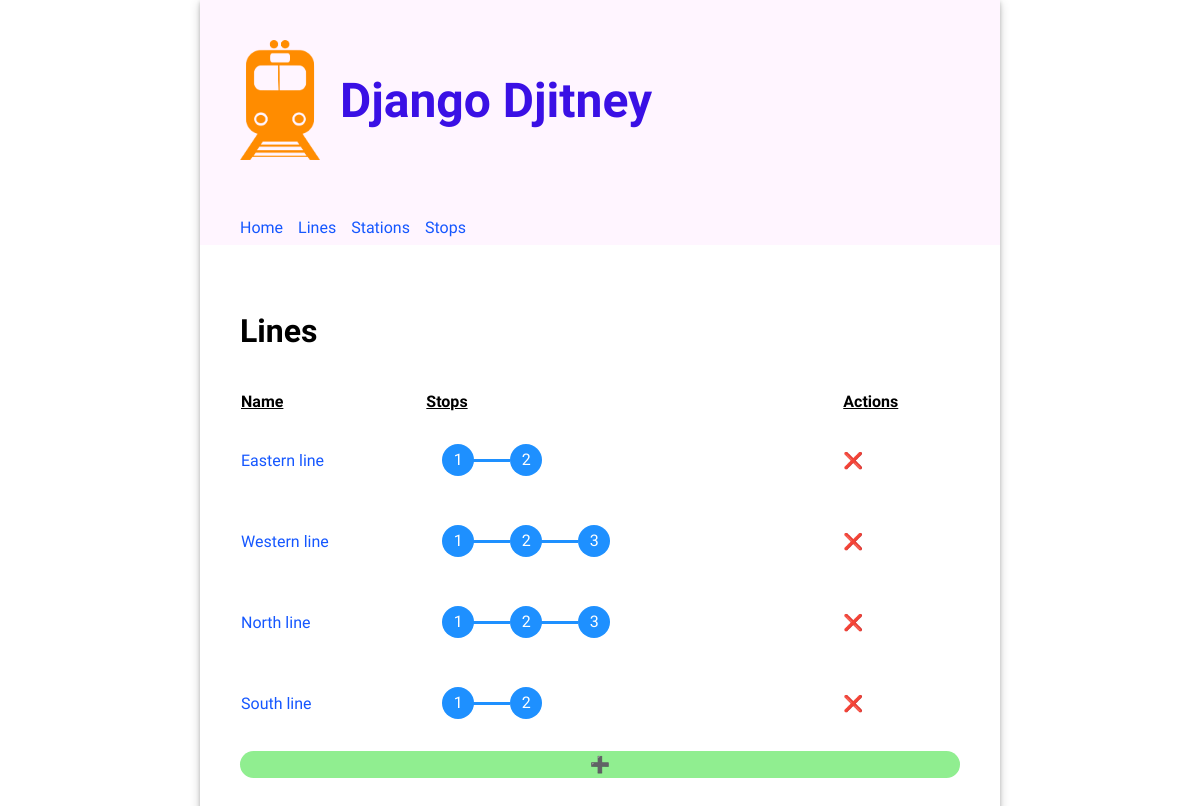
The app's page /lines/, older data.
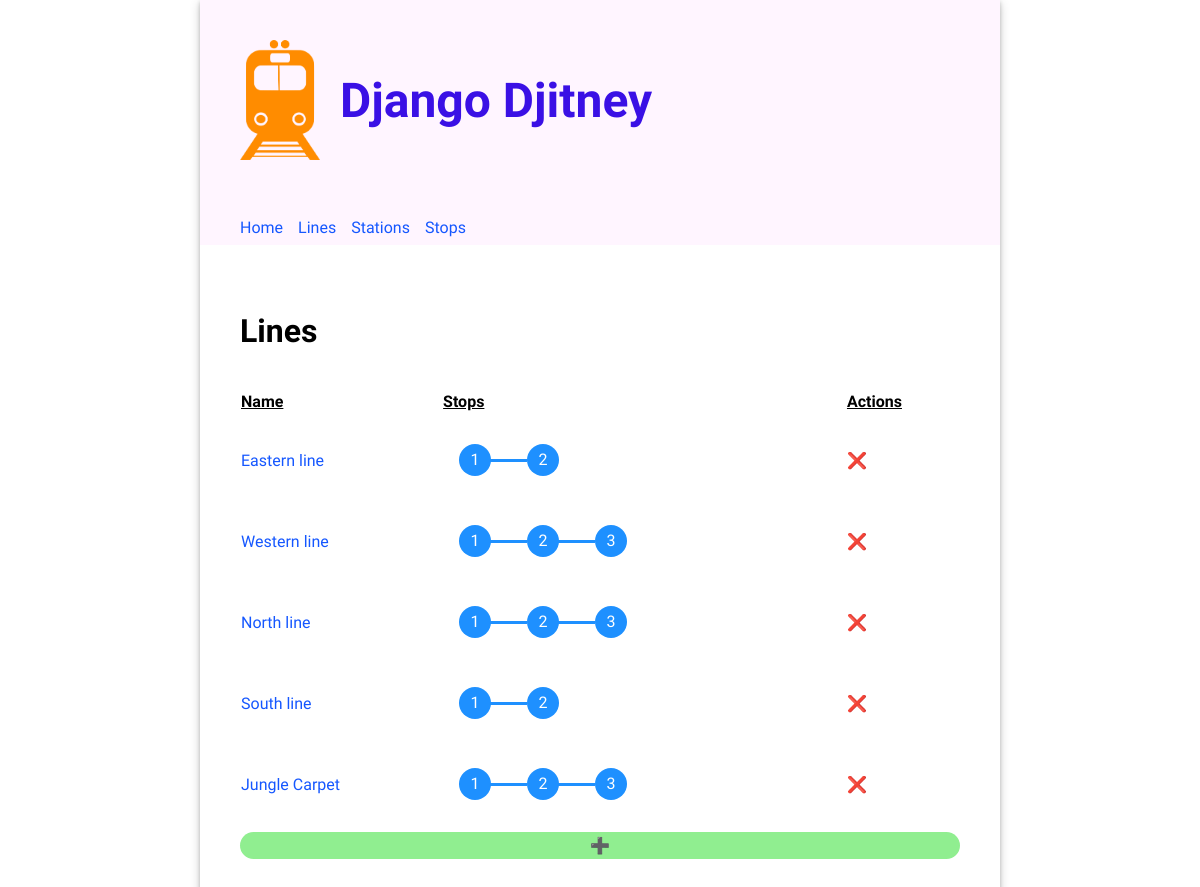
The same page, newer data.
### routes/models.py (models this page shows, shortened)
class Line(models.Model):
  name = models.CharField(unique=True, max_length=200)

class Stop(models.Model):
  class Meta:
    unique_together = (('line', 'stop_number'))
  line = models.ForeignKey(Line, on_delete=models.CASCADE)
  station = models.ForeignKey(Station, on_delete=models.CASCADE)
  stop_number = models.PositiveIntegerField()

### routes/views.py (the view)
# urls.py: path('lines/', views.LinesView.as_view(), name='lines'),
class LinesView(ListView):
  model = Line
  template_name = 'routes/lines.html'

### routes/templates/routes/lines.html (shortened to what this page needs)
{% extends 'base.html' %}
{% load static %}
{% block content %}
  <div>
    <h2>Lines</h2>
    <table class="line-table">
      <thead>
        <tr>
          <th>Name</th>
          <th>Stops</th>
          <th>Actions</th>
        </tr>
      </thead>
      <tbody>
      {% for line in object_list %}
        <tr>
          <td>
            <a href="{% url 'update_line' line.id %}">{{ line.name }}</a>
          </td>
          <td>
            <ul>
                {% for stop in line.stop_set.all %}
                  <li>{{ stop.stop_number }}</li>
                {% endfor %}
            </ul>
          </td>
          <td><a href="{% url 'delete_line' line.id %}" style="text-decoration: none; color: inherit;">❌</a></td>
        </tr>
      {% endfor %}
      </tbody>
    </table>
    <a href="{% url 'create_line' %}" style="display: inherit; text-align: center; border-radius: 15px; text-decoration: none; color: inherit; padding: 4px; background-color: lightgreen;">➕</a>
  </div>
{% endblock %}

Row changes from the older to the newer data that the page shows:
added Line: name "Jungle Carpet"
added Stop: stop_number "1", shown under "Jungle Carpet"
added Stop: stop_number "2", shown under "Jungle Carpet"
added Stop: stop_number "3", shown under "Jungle Carpet"
